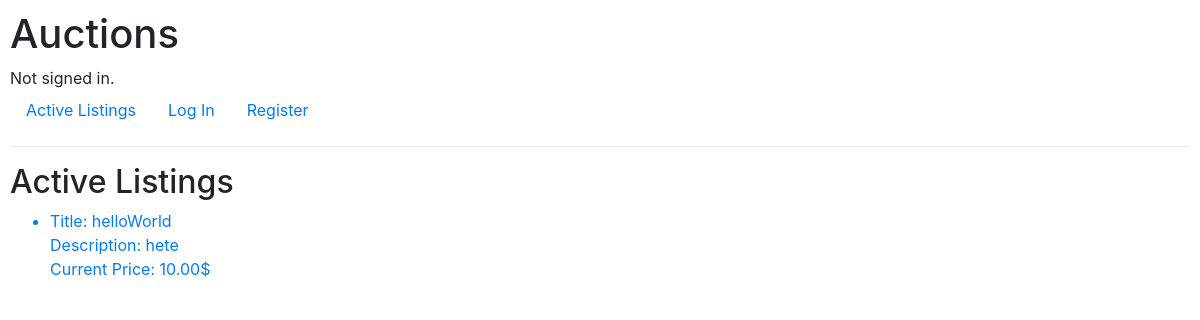
The page / on the database its author committed.
### auctions/models.py (models this page shows, shortened)
class AuctionListing(models.Model):
    status = models.BooleanField(default=True)
    title = models.CharField(max_length=100, blank=False)
    description = models.TextField(blank=False)
    image = models.URLField(blank=True)
    starting_price = models.DecimalField(max_digits=8, decimal_places=2, blank=False, validators=[MinValueValidator(0.01)])
    current_price = models.DecimalField(max_digits=8, decimal_places=2, validators=[MinValueValidator(0.01)])
    created_at = models.DateTimeField(auto_now_add=True)
    bidding_count = models.IntegerField(default=0)
    seller = models.ForeignKey(User, related_name="auction_listing", on_delete=models.CASCADE, blank=False)
    category = models.ForeignKey(Category, related_name="auction_listing", on_delete=models.SET_DEFAULT, default=1)
    def __str__(self):
        return self.title

### auctions/views.py (the view)
# urls.py: path("", views.index, name="index"),
def index(request):
    listings = AuctionListing.objects.filter(status=True)
    return render(request, "auctions/index.html", {
            "listings": listings,
    })

### auctions/templates/auctions/index.html (shortened to what this page needs)
{% extends "auctions/layout.html" %}
{% block body %}
    <h2>Active Listings</h2>
    <ul>
        {% for listing in listings %}
            <a href="{% url 'listing' listing.pk %}">
                <li>
                    <div>Title: {{ listing }}</div>
                    <div>Description: {{ listing.description }}</div>
                    <div>Current Price: {{ listing.current_price }}$</div>
                </li>
            </a>
        {% empty %}
            <li>No listings.</li>
        {% endfor %}
    </ul>
{% endblock %}

### auctions/static/auctions/styles.css (style rules this page uses)
body { padding: 10px; }

### rows shown on the page
AuctionListing: title "helloWorld", description "hete", current_price "10.00"
